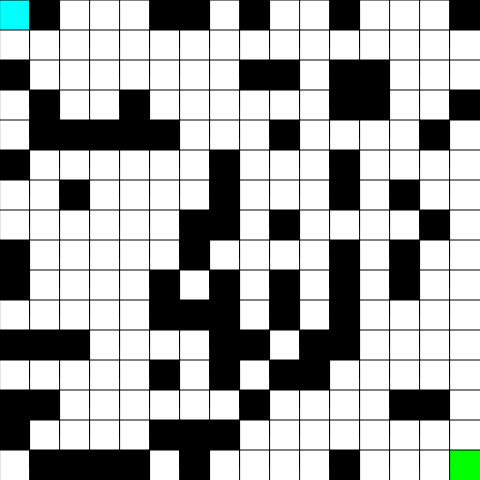
Frame 1 (no input)
Frame 60 (no input): identical to frame 1, image omitted
Frame 120 (the mouse pressed at the canvas centre since frame 60): identical to frame 1, image omitted

The p5.js sketch that drew this single still picture (run headless with seeded random() and noise() and a simulated clock; from frame 60 on, the mouse is pressed at the canvas centre):

// p5.js sketch
// ── sketch.js
/*
Detta är ett spel som börjar som ett rutnät som blir lite av en labyrint då man inte kan gå överallt. Spelaren börjar längst upp i vänster och man kan gå ett “steg” i taget för att komma i mål som finns på andra sidan av rutnätet. Vid målet kommer en annan spelare börja (styrs av en dator) vars uppgift är att fånga en (som också går ett steg i taget).
Kontroller: W: up, A: vänster, S: ner och D: höger. R: reset. " "/space: gör om de närmsta svarta rutor till vita.

Skapad av Simon Wickman
Version 2.0
09/05/2019
*/


//ändra cols och rows till samma tal för att ändra storlek
var cols = 16;
var rows = 16;

var rutnät = new Array(cols);
var test_rutnät = new Array(cols)
var giltig = true;
var spelar_x = 0;
var spelar_y = 0;
var mot_x = cols - 1;
var mot_y = rows - 1;
var score = 0;
var tot_moves = 0;
var clears = 3;

//funktionen setup skapar canvas och skapar två, 2d arrays.
function setup()
{
  createCanvas(cols * 30, rows * 30); 
  for(var g = 0; g < cols; g++) 
  {
    rutnät[g] = new Array(rows);
    test_rutnät[g] = new Array(rows)
  }
  rutnät_setup();
}

//funktionen rutnät_setup, skapar slumpmässigt en spelplan och testar om den är lösbar om inte gör den om det.
function rutnät_setup()
{
  while (giltig) 
  {
    // skapa logiskt rutnät
    for (var i = 0; i < rows; i++) 
    {
      for (var j = 0; j < cols; j++) 
      {
        //ändrar man chansen så kan det till slut bli omöjligt att klara och spelet startar aldrig
        var random = Math.round((Math.random() * 7));
        rutnät[i][j] = random >= 3 ? 1 : 0;
        test_rutnät[i][j] = random >= 3 ? 1 : 0;
      }

    }
    // ser till att start och slut är spelare och mål.
    rutnät[rows - 1][cols - 1] = 3;
    rutnät[0][0] = 2;
    // kolla om spelet går att lösa 
    var testx = 0;
    var testy = 0;
    var test_giltig = true;
    while (test_giltig)
    {
      var xv = 1;
      var xh = 1;
      var yu = 1;
      var yn = 1;

      //if satser för att inte få out of bounds error på arrayen!
      if (testx == cols - 1)
      {
        xh = 0;
      }
      if (testx == 0) 
      {
        xv = 0;
      }
      if (testy == rows - 1)
      {
        yn = 0;
      }
      if (testy == 0)
      {
        yu = 0;
      }

      if (testx == cols - 1 && testy == rows - 1) //kolla om den är i mål
      {
        test_giltig = false;
        giltig = false;
      } 
      else if (test_rutnät[testx + xh][testy] >= 1 && xh != 0) //gå höger
      {
        testx++;
      }
      else if (test_rutnät[testx][testy + yn] >= 1 && yn != 0) //gå ner
      {
        testy++;
      }
      else if (test_rutnät[testx - xv][testy] >= 1 && xv != 0) //gå vänster
      {
        test_rutnät[testx][testy] = 0;
        testx--;
      }
      else if (test_rutnät[testx][testy - yu] >= 1 && yu != 0) //gå up
      {
        test_rutnät[testx][testy] = 0;
        testy--;
      }
      else //inte giltig lösning
      {
        test_giltig = false;
      }

    }
  }
}


//funktionen draw anropas ständigt. Den kollar vinst förlust och ritar spelplanen grafiskt.
function draw()
{
  background(51);
  
  // ser till att mål alltid finns
  rutnät[cols-1][rows-1] = 3; 
  
  // Gör spel plan grafiskt
  // 1 är vit/väg , 0 är svart/väggar, 2 är ljusblå/spelare, 3 är grön/mål och 4 är röd/bot
  for (var i = 0; i < rows; i++)
  {
    for (var j = 0; j < cols; j++)
    {
      var x = i * 30;
      var y = j * 30;

      if (rutnät[i][j] == 1) 
      {
        fill(255);
        rect(x, y, cols * 3, rows * 3);
      } 
        else if (rutnät[i][j] == 2) 
      {
        fill(0, 255, 255);
        rect(x, y, cols * 3, rows * 3);
      } 
        else if (rutnät[i][j] == 3)
      {
        fill(0, 255, 0);
        rect(x, y, cols * 3, rows * 3);
      } 
        else if (rutnät[i][j] == 4) 
      {
        fill(255, 0, 0);
        rect(x, y, cols * 3, rows * 3);
      } 
        else 
      {
        fill(0);
        rect(x, y, cols * 3, rows * 3);
      }
    }
  }


  //kolla vinst och starta om spelet
  if (spelar_x == cols - 1 && spelar_y == rows - 1) 
  {
    giltig = true;
    spelar_x = spelar_y = 0;
    mot_x = cols - 1;
    mot_y = rows - 1;
    currentscore();
    rutnät_setup();
  }
  
   //kolla förlust
  if ((mot_x == spelar_x) && (mot_y == spelar_y))
  {
    giltig = true;
    spelar_x = spelar_y = 0;
    mot_x = cols - 1;
    mot_y = rows - 1;
    deletescore();
    rutnät_setup();
  }

}

//funktionen keyPressed kollar om man trycker på någon tangent och utför då något
function keyPressed() {

  //if satser som kollar W, A, S, D rör spelaren åt något håll
  if((key == 'w' || key == 'W') && spelar_y != 0)
  {
    if (rutnät[spelar_x][spelar_y - 1] != 0)
    {
      rutnät[spelar_x][spelar_y] = 1;
      rutnät[spelar_x][spelar_y - 1] = 2;
      spelar_y--;
      tot_moves++;
      motståndare();
    }
  }
  if((key == 'a' || key == 'A') && spelar_x != 0)
  {
    if (rutnät[spelar_x - 1][spelar_y] != 0) 
    {
      rutnät[spelar_x][spelar_y] = 1;
      rutnät[spelar_x - 1][spelar_y] = 2;
      spelar_x--;
      tot_moves++;
      motståndare();
    }
  }
  if((key == 's' || key == 'S') && spelar_y != rows - 1)
  {
    if (rutnät[spelar_x][spelar_y + 1] != 0)
    {
      rutnät[spelar_x][spelar_y] = 1;
      rutnät[spelar_x][spelar_y + 1] = 2;
      spelar_y++;
      tot_moves++;
      motståndare();
    }
  }
  if((key == 'd' || key == 'D') && spelar_x != cols - 1)
  {
    if (rutnät[spelar_x + 1][spelar_y] != 0)
    {
      rutnät[spelar_x][spelar_y] = 1;
      rutnät[spelar_x + 1][spelar_y] = 2;
      spelar_x++;
      tot_moves++;
      motståndare();
    }
  }
  //om man trycker 'r' resetar den banan och man kan börja om
  if(key == 'r' || key == 'R')
  {
    giltig = true;
    spelar_x = spelar_y = 0;
    mot_x = cols - 1;
    mot_y = rows - 1;
    deletescore();
    rutnät_setup();
  }
  //vid tryck av space använder man en clear vilket tar bort alla svarta rutor precis runt omkring en
  if(key == ' ' && clears != 0)
  {
    clears--;
    document.getElementById("skip").innerHTML = "Clears left: " + clears;
    var ri = -1;
    var rj = -1;
    var xcap = 1;
    var ycap = 1;
    if(spelar_x == 0)
    {
      ri = 0;
    }
    if(spelar_y == 0)
    {
      rj = 0;
    }
    if(spelar_x == cols-1)
    {
      xcap = 0;
    }
    if(spelar_y == rows-1)
    {
      ycap = 0;
    }
    for( ; ri <= xcap ; ri++)
    {
      for( ; rj <= ycap ; rj++)
      {
        if( rutnät[ri+spelar_x][rj+spelar_y] == 0)
          {
            rutnät[ri+spelar_x][rj+spelar_y] = 1;
          }
      }
      if(spelar_y == 0)
      {
        rj = 0;
      }
      else
      {
        rj = -1;
      }
    }
  }

}

//funktionen motståndare anropas vid varje W, A, S, D tryck och bestämmer hur motståndaren ska gå
function motståndare()
{
  
  if (spelar_x == mot_x - 1 && rutnät[mot_x][mot_y - 1] != 0 && spelar_y == mot_y - 1) //om man är nära ska man inte kunna lura den.
  {
      rutnät[mot_x][mot_y] = 1;
      rutnät[mot_x][mot_y - 1] = 4;
      mot_y--;
  } 
  else if (spelar_x == mot_x - 1 && rutnät[mot_x][mot_y + 1] != 0 && spelar_y == mot_y + 1) //om man är nära...
  {  
      rutnät[mot_x][mot_y] = 1;
      rutnät[mot_x][mot_y + 1] = 4;
      mot_y++;
  }
  else if ((spelar_x < mot_x) && (rutnät[mot_x - 1][mot_y] != 0)) //går vänster
  {
    rutnät[mot_x][mot_y] = 1;
    rutnät[mot_x - 1][mot_y] = 4;
    mot_x--;
  }
  else if (spelar_y < mot_y && rutnät[mot_x][mot_y - 1] != 0) //går upp
  {
    rutnät[mot_x][mot_y] = 1;
    rutnät[mot_x][mot_y - 1] = 4;
    mot_y--;
  }
  else if (spelar_x > mot_x)  //går höger
  {
    rutnät[mot_x][mot_y] = 1;
    rutnät[mot_x + 1][mot_y] = 4;
    mot_x++;
  }
  else if (spelar_y > mot_y) //går ner
  {
    rutnät[mot_x][mot_y] = 1;
    rutnät[mot_x][mot_y + 1] = 4;
    mot_y++;
  }
  else if (spelar_y == mot_y && rutnät[mot_x][mot_y - 1] != 0)
  {
    rutnät[mot_x][mot_y] = 1;
    rutnät[mot_x][mot_y - 1] = 4;
    mot_y--;
  }
  else if(mot_x != cols-1)
  {
    rutnät[mot_x][mot_y] = 0;
    rutnät[mot_x + 1][mot_y] = 4;
    mot_x++;
  }

}

//funktionen deletescore anropas då man resetar eller förlorar och sätter alla värden tillbaka igen
function deletescore()
{
  tot_moves = 0;
  score = 0;
  clears= 3
  document.getElementById("skip").innerHTML = "Clears left: " + clears;
  document.getElementById("score").innerHTML = "Score: " + score;
}

//funktionen currentscore anropas vid vinst och beräknar hur många poäng man tjänade
function currentscore()
{
  score = score + round(10000/tot_moves) + Math.round((Math.random() * 50));
  tot_moves = 0;
  document.getElementById("score").innerHTML = "Score: " + score;
  
}

// ── style.css
html, body {
  margin: 0;
  padding: 0;
}
canvas {
  display: block;
}
.score
{
  text-decoration: underline;
  color: red;
  font-size: 20px;
  position: absolute;
  margin-left: 500px;
  margin-top: 5px;
}
.skip
{
  text-decoration: underline;
  color: red;
  font-size: 20px;
  position: absolute;
  margin-left: 500px;
  margin-top: 30px;
}
